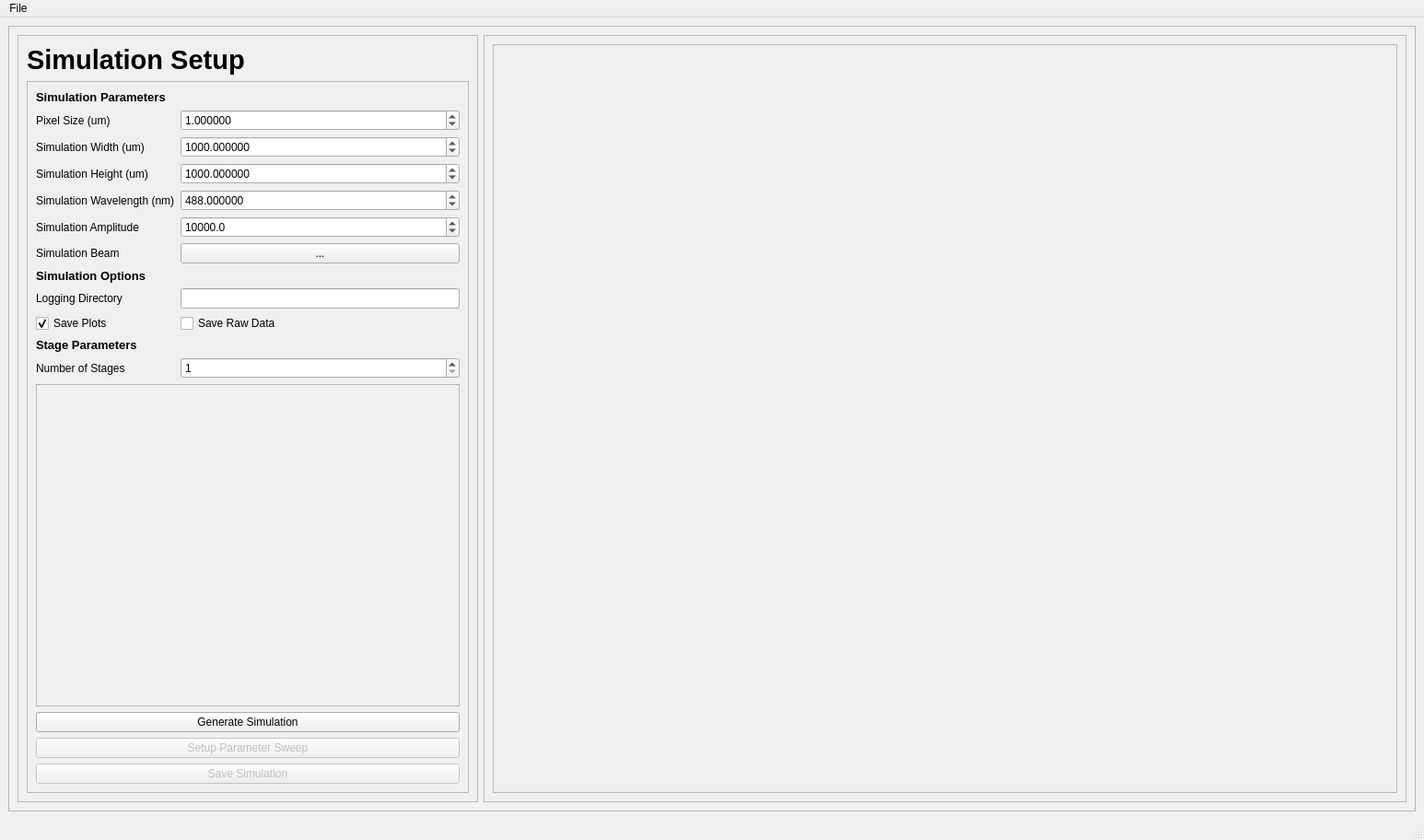
<?xml version="1.0" encoding="UTF-8"?>
<ui version="4.0">
 <class>MainWindow</class>
 <widget class="QMainWindow" name="MainWindow">
  <property name="geometry">
   <rect>
    <x>0</x>
    <y>0</y>
    <width>1546</width>
    <height>901</height>
   </rect>
  </property>
  <property name="windowTitle">
   <string>MainWindow</string>
  </property>
  <widget class="QWidget" name="centralwidget">
   <layout class="QGridLayout" name="gridLayout">
    <item row="0" column="0">
     <widget class="QFrame" name="frame">
      <property name="frameShape">
       <enum>QFrame::StyledPanel</enum>
      </property>
      <property name="frameShadow">
       <enum>QFrame::Raised</enum>
      </property>
      <layout class="QGridLayout" name="gridLayout_2">
       <item row="0" column="0">
        <widget class="QFrame" name="frame_2">
         <property name="maximumSize">
          <size>
           <width>500</width>
           <height>16777215</height>
          </size>
         </property>
         <property name="frameShape">
          <enum>QFrame::StyledPanel</enum>
         </property>
         <property name="frameShadow">
          <enum>QFrame::Raised</enum>
         </property>
         <layout class="QGridLayout" name="gridLayout_3">
          <item row="0" column="0">
           <widget class="QLabel" name="label">
            <property name="maximumSize">
             <size>
              <width>16777215</width>
              <height>200</height>
             </size>
            </property>
            <property name="font">
             <font>
              <pointsize>22</pointsize>
              <weight>75</weight>
              <bold>true</bold>
             </font>
            </property>
            <property name="text">
             <string>Simulation Setup</string>
            </property>
           </widget>
          </item>
          <item row="1" column="0">
           <widget class="QFrame" name="frame_4">
            <property name="frameShape">
             <enum>QFrame::StyledPanel</enum>
            </property>
            <property name="frameShadow">
             <enum>QFrame::Raised</enum>
            </property>
            <layout class="QGridLayout" name="gridLayout_4">
             <item row="8" column="0">
              <widget class="QLabel" name="label_options_title">
               <property name="font">
                <font>
                 <pointsize>10</pointsize>
                 <weight>75</weight>
                 <bold>true</bold>
                </font>
               </property>
               <property name="text">
                <string>Simulation Options</string>
               </property>
              </widget>
             </item>
             <item row="2" column="0">
              <widget class="QLabel" name="label_pixel_size">
               <property name="text">
                <string>Pixel Size (um)</string>
               </property>
              </widget>
             </item>
             <item row="5" column="1">
              <widget class="QDoubleSpinBox" name="doubleSpinBox_sim_wavelength">
               <property name="decimals">
                <number>6</number>
               </property>
               <property name="maximum">
                <double>99999999.000000000000000</double>
               </property>
               <property name="value">
                <double>488.000000000000000</double>
               </property>
              </widget>
             </item>
             <item row="10" column="0">
              <widget class="QCheckBox" name="checkBox_save_plot">
               <property name="text">
                <string>Save Plots</string>
               </property>
               <property name="checked">
                <bool>true</bool>
               </property>
              </widget>
             </item>
             <item row="13" column="1">
              <widget class="QSpinBox" name="spinBox_sim_num_stages">
               <property name="minimum">
                <number>1</number>
               </property>
               <property name="maximum">
                <number>10</number>
               </property>
               <property name="singleStep">
                <number>1</number>
               </property>
              </widget>
             </item>
             <item row="7" column="0">
              <widget class="QLabel" name="label_sim_beam">
               <property name="text">
                <string>Simulation Beam</string>
               </property>
              </widget>
             </item>
             <item row="3" column="0">
              <widget class="QLabel" name="label_sim_width">
               <property name="text">
                <string>Simulation Width (um)</string>
               </property>
              </widget>
             </item>
             <item row="19" column="0" colspan="2">
              <widget class="QPushButton" name="pushButton_save_sim_config">
               <property name="enabled">
                <bool>false</bool>
               </property>
               <property name="text">
                <string>Save Simulation</string>
               </property>
              </widget>
             </item>
             <item row="3" column="1">
              <widget class="QDoubleSpinBox" name="doubleSpinBox_sim_width">
               <property name="decimals">
                <number>6</number>
               </property>
               <property name="maximum">
                <double>99999999.000000000000000</double>
               </property>
               <property name="value">
                <double>1000.000000000000000</double>
               </property>
              </widget>
             </item>
             <item row="10" column="1">
              <widget class="QCheckBox" name="checkBox_save_raw">
               <property name="text">
                <string>Save Raw Data</string>
               </property>
              </widget>
             </item>
             <item row="5" column="0">
              <widget class="QLabel" name="label_sim_wavelength">
               <property name="text">
                <string>Simulation Wavelength (nm)</string>
               </property>
              </widget>
             </item>
             <item row="15" column="0" colspan="2">
              <widget class="QScrollArea" name="scrollArea_stages">
               <property name="minimumSize">
                <size>
                 <width>0</width>
                 <height>350</height>
                </size>
               </property>
               <property name="widgetResizable">
                <bool>true</bool>
               </property>
               <widget class="QWidget" name="scrollAreaWidgetContents">
                <property name="geometry">
                 <rect>
                  <x>0</x>
                  <y>0</y>
                  <width>458</width>
                  <height>348</height>
                 </rect>
                </property>
               </widget>
              </widget>
             </item>
             <item row="2" column="1">
              <widget class="QDoubleSpinBox" name="doubleSpinBox_pixel_size">
               <property name="decimals">
                <number>6</number>
               </property>
               <property name="maximum">
                <double>99999999.000000000000000</double>
               </property>
               <property name="value">
                <double>1.000000000000000</double>
               </property>
              </widget>
             </item>
             <item row="17" column="0" colspan="2">
              <widget class="QPushButton" name="pushButton_generate_simulation">
               <property name="text">
                <string>Generate Simulation</string>
               </property>
              </widget>
             </item>
             <item row="16" column="0" colspan="2">
              <spacer name="verticalSpacer_2">
               <property name="orientation">
                <enum>Qt::Vertical</enum>
               </property>
               <property name="sizeHint" stdset="0">
                <size>
                 <width>20</width>
                 <height>40</height>
                </size>
               </property>
              </spacer>
             </item>
             <item row="9" column="0">
              <widget class="QLabel" name="label_2">
               <property name="text">
                <string>Logging Directory</string>
               </property>
              </widget>
             </item>
             <item row="6" column="0">
              <widget class="QLabel" name="label_sim_amplitude">
               <property name="text">
                <string>Simulation Amplitude</string>
               </property>
              </widget>
             </item>
             <item row="4" column="1">
              <widget class="QDoubleSpinBox" name="doubleSpinBox_sim_height">
               <property name="decimals">
                <number>6</number>
               </property>
               <property name="maximum">
                <double>99999999.000000000000000</double>
               </property>
               <property name="value">
                <double>1000.000000000000000</double>
               </property>
              </widget>
             </item>
             <item row="4" column="0">
              <widget class="QLabel" name="label_sim_height">
               <property name="text">
                <string>Simulation Height (um)</string>
               </property>
              </widget>
             </item>
             <item row="6" column="1">
              <widget class="QDoubleSpinBox" name="doubleSpinBox_sim_amplitude">
               <property name="decimals">
                <number>1</number>
               </property>
               <property name="maximum">
                <double>99999999.000000000000000</double>
               </property>
               <property name="value">
                <double>10000.000000000000000</double>
               </property>
              </widget>
             </item>
             <item row="7" column="1">
              <widget class="QPushButton" name="pushButton_sim_beam">
               <property name="text">
                <string>...</string>
               </property>
              </widget>
             </item>
             <item row="13" column="0">
              <widget class="QLabel" name="label_sim_num_stages">
               <property name="text">
                <string>Number of Stages</string>
               </property>
              </widget>
             </item>
             <item row="12" column="0">
              <widget class="QLabel" name="label_stage_parameters_title">
               <property name="font">
                <font>
                 <pointsize>10</pointsize>
                 <weight>75</weight>
                 <bold>true</bold>
                </font>
               </property>
               <property name="text">
                <string>Stage Parameters</string>
               </property>
              </widget>
             </item>
             <item row="9" column="1">
              <widget class="QLineEdit" name="lineEdit_log_dir"/>
             </item>
             <item row="0" column="0" colspan="2">
              <widget class="QLabel" name="label_sim_param_title">
               <property name="font">
                <font>
                 <pointsize>10</pointsize>
                 <weight>75</weight>
                 <bold>true</bold>
                </font>
               </property>
               <property name="text">
                <string>Simulation Parameters</string>
               </property>
              </widget>
             </item>
             <item row="18" column="0" colspan="2">
              <widget class="QPushButton" name="pushButton_setup_parameter_sweep">
               <property name="enabled">
                <bool>false</bool>
               </property>
               <property name="text">
                <string>Setup Parameter Sweep</string>
               </property>
              </widget>
             </item>
            </layout>
           </widget>
          </item>
         </layout>
        </widget>
       </item>
       <item row="0" column="1">
        <widget class="QFrame" name="frame_3">
         <property name="frameShape">
          <enum>QFrame::StyledPanel</enum>
         </property>
         <property name="frameShadow">
          <enum>QFrame::Raised</enum>
         </property>
         <layout class="QGridLayout" name="gridLayout_5">
          <item row="0" column="0">
           <widget class="QScrollArea" name="scrollArea_stage_display">
            <property name="widgetResizable">
             <bool>true</bool>
            </property>
            <widget class="QWidget" name="scrollAreaWidgetContents_2">
             <property name="geometry">
              <rect>
               <x>0</x>
               <y>0</y>
               <width>980</width>
               <height>800</height>
              </rect>
             </property>
            </widget>
           </widget>
          </item>
         </layout>
        </widget>
       </item>
      </layout>
     </widget>
    </item>
   </layout>
  </widget>
  <widget class="QMenuBar" name="menubar">
   <property name="geometry">
    <rect>
     <x>0</x>
     <y>0</y>
     <width>1546</width>
     <height>21</height>
    </rect>
   </property>
   <widget class="QMenu" name="menuFile">
    <property name="title">
     <string>File</string>
    </property>
    <addaction name="actionLoad_Config"/>
   </widget>
   <addaction name="menuFile"/>
  </widget>
  <widget class="QStatusBar" name="statusbar"/>
  <action name="actionLoad_Config">
   <property name="text">
    <string>Load Config</string>
   </property>
  </action>
 </widget>
 <tabstops>
  <tabstop>doubleSpinBox_pixel_size</tabstop>
  <tabstop>doubleSpinBox_sim_width</tabstop>
  <tabstop>doubleSpinBox_sim_height</tabstop>
  <tabstop>doubleSpinBox_sim_wavelength</tabstop>
  <tabstop>doubleSpinBox_sim_amplitude</tabstop>
  <tabstop>pushButton_sim_beam</tabstop>
  <tabstop>lineEdit_log_dir</tabstop>
  <tabstop>checkBox_save_plot</tabstop>
  <tabstop>checkBox_save_raw</tabstop>
  <tabstop>spinBox_sim_num_stages</tabstop>
  <tabstop>scrollArea_stages</tabstop>
  <tabstop>pushButton_generate_simulation</tabstop>
  <tabstop>pushButton_save_sim_config</tabstop>
  <tabstop>scrollArea_stage_display</tabstop>
 </tabstops>
 <resources/>
 <connections/>
</ui>
